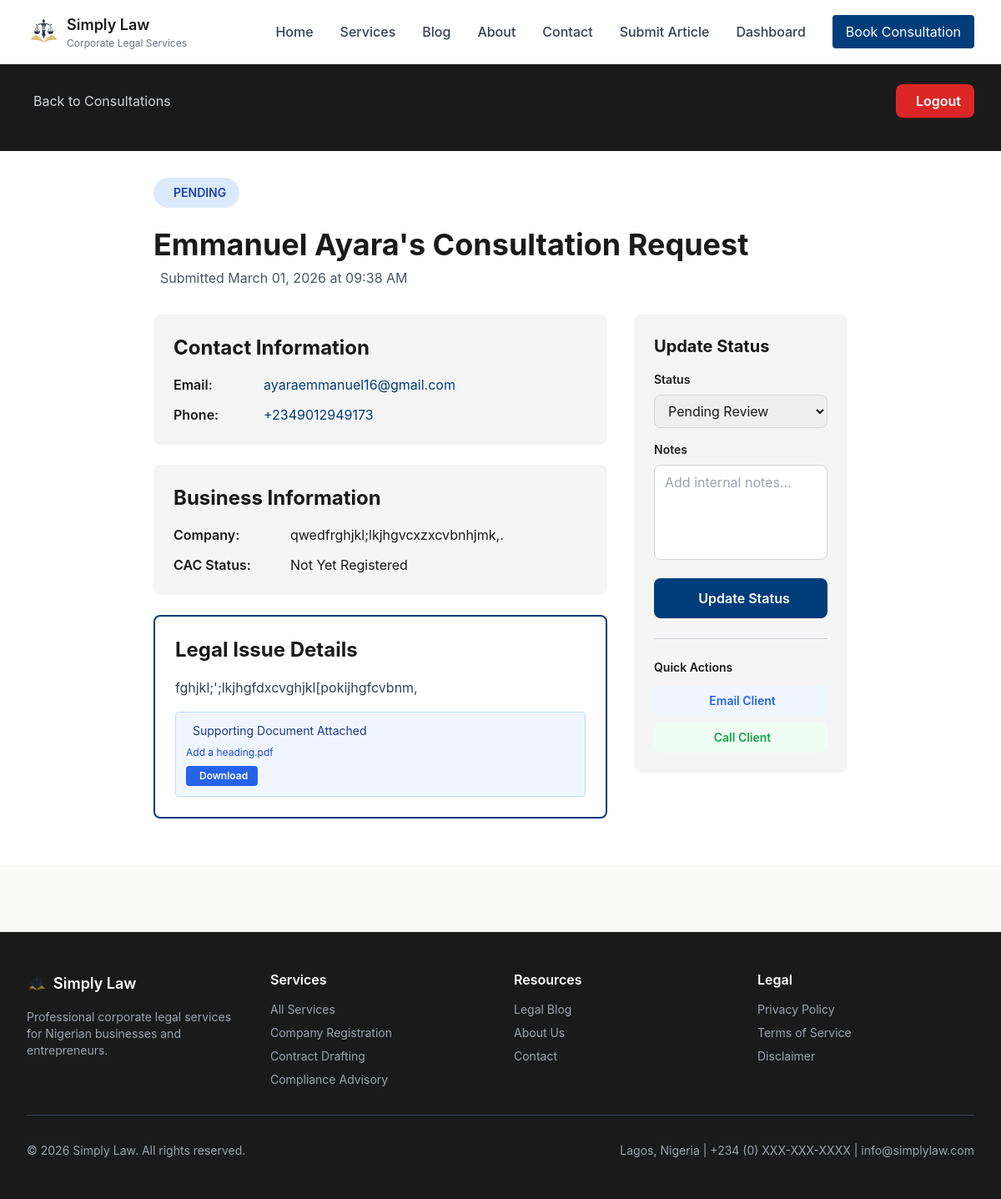
The page /admin/consultation/1 (signed in) on the database its author committed.
### models.py (models this page shows, shortened)
class ClientIntake(db.Model):
    id = db.Column(db.Integer, primary_key=True)
    full_name = db.Column(db.String(150), nullable=False)
    email = db.Column(db.String(120), nullable=False)
    phone = db.Column(db.String(20), nullable=False)
    company_name = db.Column(db.String(200), nullable=True)
    cac_status = db.Column(db.String(50), nullable=True)  # "Registered", "Not registered", or null
    issue_description = db.Column(db.Text, nullable=False)
    document_filename = db.Column(db.String(255), nullable=True)
    document_path = db.Column(db.String(500), nullable=True)
    document_upload_date = db.Column(db.DateTime, nullable=True)
    status = db.Column(db.String(50), default='pending', nullable=False)  # pending, reviewed, scheduled, archived
    notes = db.Column(db.Text, nullable=True)  # Admin notes
    submitted_at = db.Column(db.DateTime, default=datetime.utcnow)
    reviewed_at = db.Column(db.DateTime, nullable=True)
    reviewed_by_id = db.Column(db.Integer, db.ForeignKey('user.id'), nullable=True)
    reviewed_by = db.relationship('User', backref='intake_reviews')
    __table_args__ = (
        db.Index('idx_intake_email', 'email'),
        db.Index('idx_intake_status', 'status'),
        db.Index('idx_intake_submitted_at', 'submitted_at'),
    )

### blueprints/admin.py (the view)
@admin_bp.route('/admin/consultation/<int:consultation_id>')
@login_required
@admin_required
def view_consultation(consultation_id):
    consultation = ClientIntake.query.get_or_404(consultation_id)
    return render_template('admin_view_consultation.html', consultation=consultation)

### security.py (called while the page is built)
def admin_required(f):
    @wraps(f)
    def decorated_function(*args, **kwargs):
        if not current_user.is_authenticated:
            flash('You must be logged in.', 'danger')
            return redirect(url_for('auth.admin_login'))
        if not current_user.is_admin:
            flash('You do not have permission to access this page.', 'danger')
            return redirect(url_for('public.home'))
        return f(*args, **kwargs)
    return decorated_function

### templates/admin_view_consultation.html (shortened to what this page needs)
{% extends 'base.html' %}
{% block content %}
<section class="bg-law-dark text-white py-6">
    <div class="max-w-7xl mx-auto px-4 sm:px-6 lg:px-8">
        <div class="flex items-center justify-between mb-4">
            <a href="{{ url_for('admin.consultations') }}" class="inline-flex items-center gap-2 text-gray-300 hover:text-white transition">
                Back to Consultations
            </a>
            <a href="{{ url_for('auth.admin_logout') }}" class="px-4 py-2 bg-red-600 text-white font-semibold rounded-lg hover:bg-red-700 transition inline-flex items-center gap-2">
                Logout
            </a>
        </div>
    </div>
</section>
<section class="py-8 bg-white">
    <div class="max-w-4xl mx-auto px-4 sm:px-6 lg:px-8">
        <div class="mb-6">
            <span class="inline-flex items-center gap-2 px-4 py-2 rounded-full text-sm font-semibold
                {% if consultation.status == 'pending' %}bg-blue-100 text-blue-800
                {% elif consultation.status == 'reviewed' %}bg-yellow-100 text-yellow-800
                {% elif consultation.status == 'scheduled' %}bg-green-100 text-green-800
                {% else %}bg-gray-100 text-gray-800
                {% endif %}">
                {{ consultation.status|upper }}
            </span>
        </div>
        <h1 class="text-4xl font-bold text-law-dark mb-2">{{ consultation.full_name }}'s Consultation Request</h1>
        <p class="text-gray-600 mb-8">
            Submitted {{ consultation.submitted_at.strftime('%B %d, %Y at %I:%M %p') }}
        </p>
        <div class="grid grid-cols-1 lg:grid-cols-3 gap-8">
            <div class="lg:col-span-2">
                <div class="bg-law-gray rounded-lg p-6 mb-6">
                    <h2 class="text-2xl font-bold text-law-dark mb-4">Contact Information</h2>
                    <div class="space-y-3">
                        <div class="flex items-center gap-3">
                            <span class="font-semibold text-law-dark w-24">Email:</span>
                            <a href="mailto:{{ consultation.email }}" class="text-law-blue hover:underline">{{ consultation.email }}</a>
                        </div>
                        <div class="flex items-center gap-3">
                            <span class="font-semibold text-law-dark w-24">Phone:</span>
                            <a href="tel:{{ consultation.phone }}" class="text-law-blue hover:underline">{{ consultation.phone }}</a>
                        </div>
                    </div>
                </div>
                {% if consultation.company_name or consultation.cac_status %}
                    <div class="bg-law-gray rounded-lg p-6 mb-6">
                        <h2 class="text-2xl font-bold text-law-dark mb-4">Business Information</h2>
                        <div class="space-y-3">
                            {% if consultation.company_name %}
                                <div class="flex items-center gap-3">
                                    <span class="font-semibold text-law-dark w-32">Company:</span>
                                    <span>{{ consultation.company_name }}</span>
                                </div>
                            {% endif %}
                            {% if consultation.cac_status %}
                                <div class="flex items-center gap-3">
                                    <span class="font-semibold text-law-dark w-32">CAC Status:</span>
                                    <span>{{ 'Registered with CAC' if consultation.cac_status == 'registered' else 'Not Yet Registered' }}</span>
                                </div>
                            {% endif %}
                        </div>
                    </div>
                {% endif %}
                <div class="bg-white border-2 border-law-blue rounded-lg p-6 mb-6">
                    <h2 class="text-2xl font-bold text-law-dark mb-4">Legal Issue Details</h2>
                    <div class="prose prose-lg max-w-none text-gray-700 leading-relaxed mb-4">
                        {{ consultation.issue_description }}
                    </div>
                    {% if consultation.document_path %}
                        <div class="mt-4 p-3 bg-blue-50 rounded border border-blue-200">
                            <p class="text-sm text-blue-900 mb-2">
                                Supporting Document Attached
                            </p>
                            <p class="text-xs text-blue-700">{{ consultation.document_filename }}</p>
                            <a href="{{ url_for('static', filename=consultation.document_path) }}"
                               class="inline-block mt-2 px-3 py-1 bg-blue-600 text-white text-xs font-semibold rounded hover:bg-blue-700 transition"
                               target="_blank">
                                Download
                            </a>
                        </div>
                    {% endif %}
                </div>
            </div>
            <div class="lg:col-span-1">
                <div class="bg-law-gray rounded-lg p-6 sticky top-6">
                    <h3 class="text-xl font-bold text-law-dark mb-4">Update Status</h3>
                    <form method="POST" action="{{ url_for('admin.update_consultation_status', consultation_id=consultation.id) }}" class="space-y-4">
                        <div>
                            <label class="block text-sm font-semibold text-law-dark mb-2">Status</label>
                            <select name="status" required class="w-full px-3 py-2 border border-gray-300 rounded-lg focus:border-law-blue focus:ring-2 focus:ring-law-blue focus:ring-opacity-20">
                                <option value="pending" {% if consultation.status == 'pending' %}selected{% endif %}>Pending Review</option>
                            </select>
                        </div>
                        <div>
                            <label class="block text-sm font-semibold text-law-dark mb-2">Notes</label>
                            <textarea name="notes" rows="4" placeholder="Add internal notes..." class="w-full px-3 py-2 border border-gray-300 rounded-lg focus:border-law-blue focus:ring-2 focus:ring-law-blue focus:ring-opacity-20 resize-none">{{ consultation.notes or '' }}</textarea>
                        </div>
                        <button type="submit" class="w-full px-4 py-3 bg-law-blue text-white font-semibold rounded-lg hover:bg-opacity-90 transition">
                            Update Status
                        </button>
                    </form>
                    <div class="mt-6 pt-6 border-t border-gray-300 space-y-2">
                        <h4 class="text-sm font-semibold text-law-dark mb-3">Quick Actions</h4>
                        <a href="mailto:{{ consultation.email }}?subject=Regarding%20Your%20Consultation%20Request"
                           class="block w-full px-4 py-2 bg-blue-50 text-blue-600 font-semibold rounded-lg hover:bg-blue-100 transition text-center text-sm">
                            Email Client
                        </a>
                        <a href="tel:{{ consultation.phone }}"
                           class="block w-full px-4 py-2 bg-green-50 text-green-600 font-semibold rounded-lg hover:bg-green-100 transition text-center text-sm">
                            Call Client
                        </a>
                    </div>
                </div>
            </div>
        </div>
    </div>
</section>
{% endblock %}

### templates/base.html (style rules this page uses)
* { margin: 0; padding: 0; box-sizing: border-box; }
html { scroll-behavior: smooth; }
body { font-family: 'Inter', system-ui, -apple-system, sans-serif; background-color: #fafaf8; color: #1a1a1a; line-height: 1.6; }
a { transition: color 0.3s ease; }
button, .btn { transition: all 0.2s ease; }
.page-container { min-height: 100vh; display: flex; flex-direction: column; }
.bg-law-dark { background-color: #1a1a1a; }
.bg-law-blue { background-color: #003d7a; }
.bg-law-gray { background-color: #f5f5f5; }
.text-law-dark { color: #1a1a1a; }
.text-law-blue { color: #003d7a; }
h1, h2, h3, h4, h5, h6 { font-weight: 700; line-height: 1.2; margin-bottom: 0.5rem; }
h1 { font-size: 2.5rem; }
h2 { font-size: 2rem; }
h3 { font-size: 1.5rem; }
section { padding: 3rem 0; }
button, a[class*="btn"], input, select, textarea { transition: all 0.2s ease; }

### rows shown on the page
ClientIntake: status "PENDING", full_name "Emmanuel Ayara", submitted_at "March 01, 2026 at 09:38 AM", email "ayaraemmanuel16@gmail.com", phone "+2349012949173", company_name "qwedfrghjkl;lkjhgvcxzxcvbnhjmk,.", cac_status "Not Yet Registered", issue_description "fghjkl;';lkjhgfdxcvghjkl[pokijhgfcvbnm,", document_filename "Add a heading.pdf", status "Pending Review"
